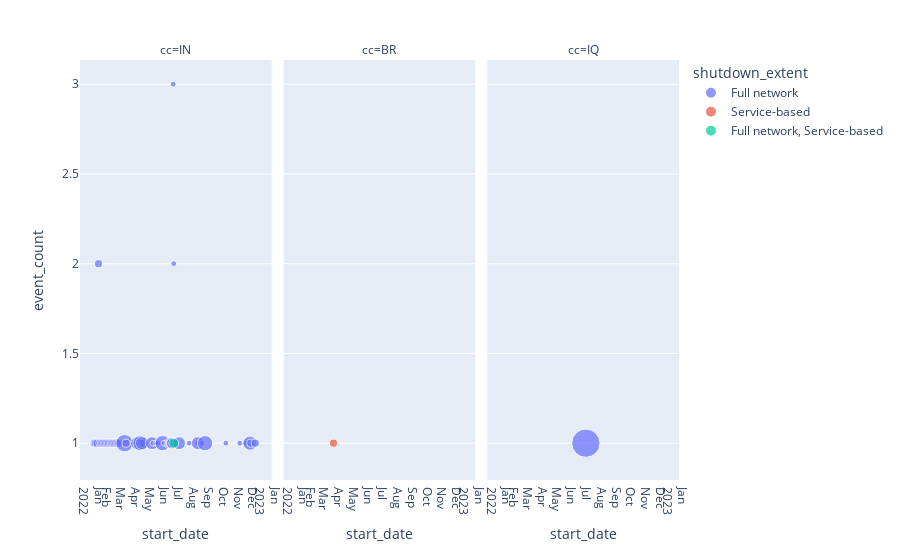

Here is the notebook cell this chart was saved with:
### Code cell
fig = px.scatter(df2, x="start_date", y="event_count", color="shutdown_extent", size='duration', facet_col="cc",facet_col_wrap=3, hover_data=['duration'])
fig.update_xaxes(
    dtick="M1",
    tickformat="%b\n%Y",
    showgrid=False)
fig.show()

### Figure 1 — Plotly figure (JSON) as saved in the notebook; plotly's stock layout.template omitted (floating-point values rounded to 4 significant figures)
{"data": [{"customdata": [[2], [0], [2], [1], [2], [2], [2], [2], [2], [2], [0], [2], [0], [2], [2], [2], [1], [2], [2], [2], [2], [2], [2], [0], [9], [2], [0], [0], [5], [2], [7], [2], [5], [0], [5], [1], [0], [0], [1], [0], [1], [0], [7], [0], [0], [1], [1], [4], [0], [1], [2], [3], [3], [3], [4], [1], [1], [2], [5], [1], [1], [5], [0], [1], [7], [0], [1], [0], [0], [1], [1], [6], [2], [2], [0]], "hovertemplate": "shutdown_extent=Full network<br>cc=IN<br>start_date=%{x}<br>event_count=%{y}<br>duration=%{customdata[0]}<extra></extra>", "legendgroup": "Full network", "marker": {"color": "#636efa", "size": [2, 0, 2, 1, 2, 2, 2, 2, 2, 2, 0, 2, 0, 2, 2, 2, 1, 2, 2, 2, 2, 2, 2, 0, 9, 2, 0, 0, 5, 2, 7, 2, 5, 0, 5, 1, 0, 0, 1, 0, 1, 0, 7, 0, 0, 1, 1, 4, 0, 1, 2, 3, 3, 3, 4, 1, 1, 2, 5, 1, 1, 5, 0, 1, 7, 0, 1, 0, 0, 1, 1, 6, 2, 2, 0], "sizemode": "area", "sizeref": 0.06, "symbol": "circle"}, "mode": "markers", "name": "Full network", "orientation": "v", "showlegend": true, "type": "scatter", "x": ["2022-01-03T00:00:00", "2022-01-05T00:00:00", "2022-01-06T00:00:00", "2022-01-09T00:00:00", "2022-01-09T00:00:00", "2022-01-12T00:00:00", "2022-01-15T00:00:00", "2022-01-18T00:00:00", "2022-01-21T00:00:00", "2022-01-24T00:00:00", "2022-01-26T00:00:00", "2022-01-27T00:00:00", "2022-01-30T00:00:00", "2022-01-30T00:00:00", "2022-02-02T00:00:00", "2022-02-05T00:00:00", "2022-02-07T00:00:00", "2022-02-08T00:00:00", "2022-02-11T00:00:00", "2022-02-14T00:00:00", "2022-02-17T00:00:00", "2022-02-20T00:00:00", "2022-02-23T00:00:00", "2022-02-25T00:00:00", "2022-03-07T00:00:00", "2022-03-10T00:00:00", "2022-03-16T00:00:00", "2022-04-01T00:00:00", "2022-04-02T00:00:00", "2022-04-09T00:00:00", "2022-04-09T00:00:00", "2022-04-12T00:00:00", "2022-04-12T00:00:00", "2022-04-30T00:00:00", "2022-05-03T00:00:00", "2022-05-05T00:00:00", "2022-05-10T00:00:00", "2022-05-11T00:00:00", "2022-05-11T00:00:00", "2022-05-12T00:00:00", "2022-05-15T00:00:00", "2022-05-25T00:00:00", "2022-05-25T00:00:00", "2022-05-26T00:00:00", "2022-05-27T00:00:00", "2022-05-28T00:00:00", "2022-06-09T00:00:00", "2022-06-09T00:00:00", "2022-06-10T00:00:00", "2022-06-10T00:00:00", "2022-06-10T00:00:00", "2022-06-10T00:00:00", "2022-06-11T00:00:00", "2022-06-13T00:00:00", "2022-06-14T00:00:00", "2022-06-16T00:00:00", "2022-06-17T00:00:00", "2022-06-18T00:00:00", "2022-06-28T00:00:00", "2022-07-19T00:00:00", "2022-08-05T00:00:00", "2022-08-06T00:00:00", "2022-08-07T00:00:00", "2022-08-14T00:00:00", "2022-08-21T00:00:00", "2022-09-09T00:00:00", "2022-10-03T00:00:00", "2022-10-10T00:00:00", "2022-10-11T00:00:00", "2022-11-01T00:00:00", "2022-11-13T00:00:00", "2022-11-22T00:00:00", "2022-11-24T00:00:00", "2022-12-03T00:00:00", "2022-12-11T00:00:00"], "xaxis": "x", "y": [1, 1, 1, 1, 1, 2, 1, 1, 1, 1, 1, 1, 1, 1, 1, 1, 1, 1, 1, 1, 1, 1, 1, 1, 1, 1, 1, 1, 1, 1, 1, 1, 1, 1, 1, 1, 1, 1, 1, 1, 1, 1, 1, 1, 1, 1, 1, 1, 1, 1, 1, 1, 1, 1, 1, 3, 2, 1, 1, 1, 1, 1, 1, 1, 1, 1, 1, 1, 1, 1, 1, 1, 1, 1, 1], "yaxis": "y"}, {"customdata": [[24]], "hovertemplate": "shutdown_extent=Full network<br>cc=IQ<br>start_date=%{x}<br>event_count=%{y}<br>duration=%{customdata[0]}<extra></extra>", "legendgroup": "Full network", "marker": {"color": "#636efa", "size": [24], "sizemode": "area", "sizeref": 0.06, "symbol": "circle"}, "mode": "markers", "name": "Full network", "orientation": "v", "showlegend": false, "type": "scatter", "x": ["2022-06-27T00:00:00"], "xaxis": "x3", "y": [1], "yaxis": "y3"}, {"customdata": [[2]], "hovertemplate": "shutdown_extent=Service-based<br>cc=BR<br>start_date=%{x}<br>event_count=%{y}<br>duration=%{customdata[0]}<extra></extra>", "legendgroup": "Service-based", "marker": {"color": "#EF553B", "size": [2], "sizemode": "area", "sizeref": 0.06, "symbol": "circle"}, "mode": "markers", "name": "Service-based", "orientation": "v", "showlegend": true, "type": "scatter", "x": ["2022-03-18T00:00:00"], "xaxis": "x2", "y": [1], "yaxis": "y2"}, {"customdata": [[3]], "hovertemplate": "shutdown_extent=Full network, Service-based<br>cc=IN<br>start_date=%{x}<br>event_count=%{y}<br>duration=%{customdata[0]}<extra></extra>", "legendgroup": "Full network, Service-based", "marker": {"color": "#00cc96", "size": [3], "sizemode": "area", "sizeref": 0.06, "symbol": "circle"}, "mode": "markers", "name": "Full network, Service-based", "orientation": "v", "showlegend": true, "type": "scatter", "x": ["2022-06-17T00:00:00"], "xaxis": "x", "y": [1], "yaxis": "y"}], "layout": {"annotations": [{"font": {}, "showarrow": false, "text": "cc=IN", "x": 0.16, "xanchor": "center", "xref": "paper", "y": 1, "yanchor": "bottom", "yref": "paper"}, {"font": {}, "showarrow": false, "text": "cc=BR", "x": 0.5, "xanchor": "center", "xref": "paper", "y": 1, "yanchor": "bottom", "yref": "paper"}, {"font": {}, "showarrow": false, "text": "cc=IQ", "x": 0.84, "xanchor": "center", "xref": "paper", "y": 1, "yanchor": "bottom", "yref": "paper"}], "autosize": true, "legend": {"itemsizing": "constant", "title": {"text": "shutdown_extent"}, "tracegroupgap": 0}, "margin": {"t": 60}, "xaxis": {"anchor": "y", "autorange": true, "domain": [0, 0.32], "dtick": "M1", "range": ["2021-12-08 16:59:21.5965", "2023-01-03 07:37:04.1421"], "showgrid": false, "tickformat": "%b\n%Y", "title": {"text": "start_date"}, "type": "date"}, "xaxis2": {"anchor": "y2", "autorange": true, "domain": [0.34, 0.66], "dtick": "M1", "matches": "x", "range": ["2021-12-08 16:59:21.5965", "2023-01-03 07:37:04.1421"], "showgrid": false, "tickformat": "%b\n%Y", "title": {"text": "start_date"}, "type": "date"}, "xaxis3": {"anchor": "y3", "autorange": true, "domain": [0.68, 1.0], "dtick": "M1", "matches": "x", "range": ["2021-12-08 16:59:21.5965", "2023-01-03 07:37:04.1421"], "showgrid": false, "tickformat": "%b\n%Y", "title": {"text": "start_date"}, "type": "date"}, "yaxis": {"anchor": "x", "autorange": true, "domain": [0, 1], "range": [0.7004, 3.159], "title": {"text": "event_count"}, "type": "linear"}, "yaxis2": {"anchor": "x2", "autorange": true, "domain": [0, 1], "matches": "y", "range": [0.7004, 3.159], "showticklabels": false, "type": "linear"}, "yaxis3": {"anchor": "x3", "autorange": true, "domain": [0, 1], "matches": "y", "range": [0.7004, 3.159], "showticklabels": false, "type": "linear"}}}
